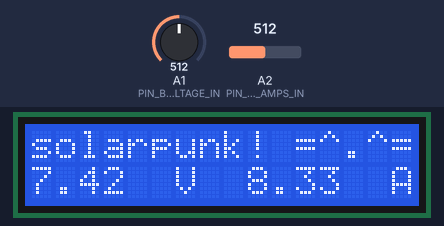
Bench run of a sketch on a simulated Arduino Uno, built with avr-gcc and run on an emulated ATmega328P. On the bench: 16×2 character LCD. The test bench sets the inputs (shaded band); at power-on: A1 (PIN_BATTERY_VOLTAGE_IN) = 512, A2 (PIN_BATTERY_AMPS_IN) = 512.

Above: at 1.2 s.
1.3 s: A1 (PIN_BATTERY_VOLTAGE_IN) set to 440
At 1.8 s:
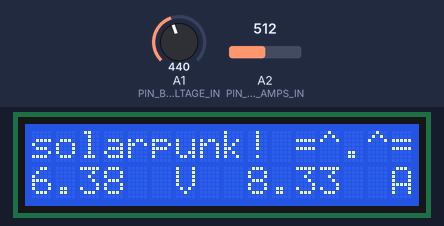
2.8 s: A2 (PIN_BATTERY_AMPS_IN) set to 440
At 3.3 s:
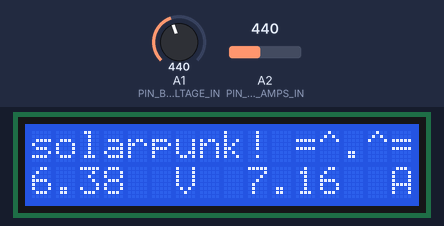
4.4 s: A1 (PIN_BATTERY_VOLTAGE_IN) set to 460
At 4.8 s:
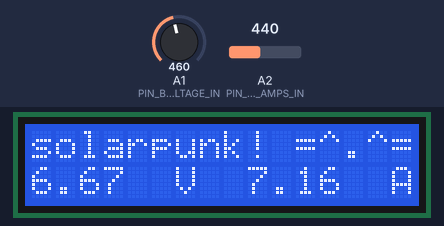
5.9 s: A2 (PIN_BATTERY_AMPS_IN) set to 460
At 7.1 s:
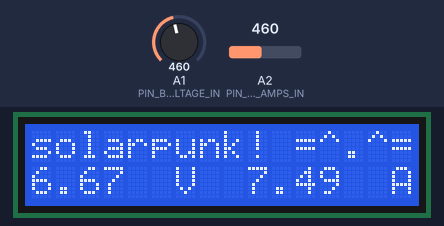
7.4 s: A1 (PIN_BATTERY_VOLTAGE_IN) set to 511
At 8.5 s:
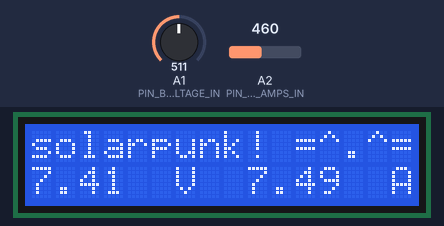
8.9 s: A2 (PIN_BATTERY_AMPS_IN) set to 511
At 10.0 s:
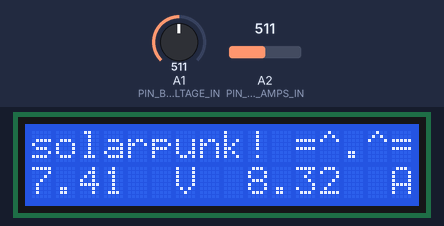
Timing chart, 0 to 11.4 s (numbered marks = the images above; inputs shaded):
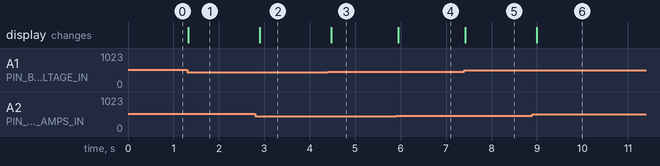

Measured:
- after the input at 1.3 s, the display: changes at once (image 1)
- after the input at 2.8 s, the display: changes after 0.10 s (image 2)
- after the input at 4.4 s, the display: changes after 0.08 s (image 3)
- after the input at 5.9 s, the display: changes after 0.05 s (image 4)
- after the input at 7.4 s, the display: changes at once (image 5)
- after the input at 8.9 s, the display: changes after 0.09 s (image 6)

The sketch:

solarmonk.ino
```cpp
#include <LiquidCrystal.h>

// TODO
// - [x] read battery level
// - [ ] display battery level
// - [ ] error when
//   - [ ] below (min threshold - 5%)
//   - [ ] below 0%
//   - [ ] above 100%
// - [ ] magic code to get into admin mode
// - [ ] when in admin mode, can set min level between 40 and 90%
// - [ ] default min level is 70%
// - [ ] happy solarpunk text
//
// - [ ] read amperage
//
// - [ ] when below min threshold, switch relay
//   - keep track of whether load is on
// - [ ] don't switch relay back until past (min threshold + 5%)
//   - if load is on, give more wiggle room


/*******************************************************
using code from https://www.dfrobot.com/wiki/index.php/Arduino_LCD_KeyPad_Shield_(SKU:_DFR0009)
- Mark Bramwell, July 2010

********************************************************/

#define V_REF 1.1

#define PIN_LCD_IN A0

// 14.8472 = Vin when solving for
//   R2  = R1   * (1 / ((Vin / Vout) - 1)
//   820 = 10e3 * (1 / ((Vin / 1.1) - 1))
// which is the resistive divider equation being used
#define V_BATTERY_MAX 14.8472
#define PIN_BATTERY_VOLTAGE_IN A1

#define PIN_BATTERY_AMPS_IN A2

// select the pins used on the LCD panel
LiquidCrystal lcd(8, 9, 4, 5, 6, 7);

// define some values used by the panel and buttons
int lcd_key     = 0;
int lcd_key_in  = 0;
#define btnRIGHT  0
#define btnUP     1
#define btnDOWN   2
#define btnLEFT   3
#define btnSELECT 4
#define btnNONE   5

double battery_charge;
double battery_voltage;
int battery_status;
#define BATTERY_HEALTHY 0
#define BATTERY_BELOW_MIN 1
#define BATTERY_BELOW_THRESHOLD 2
#define BATTERY_ABOVE_MAX 3

double threshold = 0.5;

double battery_amps;

void setup()
{
 setup_lcd();
 setup_battery_in();
}

void loop()
{
 // lcd_key = read_lcd_buttons();

  battery_voltage = read_battery_voltage();
  // battery_charge = get_battery_charge(battery_voltage);
  // battery_status = get_battery_status(battery_charge);
  // print_battery_status(battery_status, battery_charge);
  print_greeting();
  print_battery_voltage(battery_voltage);

  battery_amps = read_battery_amps();
  print_battery_amps(battery_amps);

  delay(100);
}


void setup_lcd () {
  lcd.begin(16, 2);
}

void setup_battery_in () {
  analogReference(INTERNAL); // set reference voltage used for analog input to 1.1v
  pinMode(PIN_BATTERY_VOLTAGE_IN, INPUT);
  pinMode(PIN_BATTERY_AMPS_IN, INPUT);
}

// read the buttons
int read_lcd_buttons()
{
 lcd_key_in = analogRead(PIN_LCD_IN); // read the value from the sensor
 if (lcd_key_in > 1000) return btnNONE; // we make this the 1st option for speed reasons since it will be the most likely result
 if (lcd_key_in < 50)   return btnRIGHT;
 if (lcd_key_in < 250)  return btnUP;
 if (lcd_key_in < 450)  return btnDOWN;
 if (lcd_key_in < 650)  return btnLEFT;
 if (lcd_key_in < 850)  return btnSELECT;

 return btnNONE; // when all others fail, return this...
}

double read_battery_voltage () {
  unsigned int battery_in = analogRead(PIN_BATTERY_VOLTAGE_IN);
  double measured_voltage = (battery_in / 1024.0) * V_REF;
  double battery_voltage = mapf(measured_voltage, 0.0, V_REF, 0.0, V_BATTERY_MAX);
  return battery_voltage;
}

double get_battery_charge (double battery_voltage) {
  double battery_charge = mapf(battery_voltage, 11.8, 12.7, 0, 1);
  return battery_charge;
}

void print_battery_status (int battery_status, double battery_charge) {
 switch (battery_status) {
   case BATTERY_HEALTHY:
     lcd.setCursor(0, 0);
     lcd.print(battery_charge * 100);
     lcd.setCursor(5, 0);
     lcd.print('%');
     print_clear(6, 0, 9);
     break;
   case BATTERY_BELOW_MIN:
     lcd.setCursor(0, 0);
     lcd.print("BELOW MIN!");
     print_clear(10, 0, 5);
     break;
   case BATTERY_BELOW_THRESHOLD:
     lcd.setCursor(0, 0);
     lcd.print("BELOW THRESHOLD!");
     break;
   case BATTERY_ABOVE_MAX:
     lcd.setCursor(0, 0);
     lcd.print("ABOVE MAX");
     print_clear(10, 0, 5);
     break;
 }
}

void print_greeting () {
  lcd.setCursor(0, 0);
  lcd.print("solarpunk! =^.^=");
}


int get_battery_status (double battery_charge) {
  if (battery_charge <= 0) {
    return BATTERY_BELOW_MIN;
  } else if (battery_charge < threshold) {
    return BATTERY_BELOW_THRESHOLD;
  } else if (battery_charge > 1) {
    return BATTERY_ABOVE_MAX;
  } else {
    return BATTERY_HEALTHY;
  }
}

void print_battery_voltage (double battery_voltage) {
  lcd.setCursor(0, 1);
  lcd.print(battery_voltage);
  lcd.setCursor(6, 2);
  lcd.print('V');
}

double read_battery_amps () {
  unsigned int amps_in = analogRead(PIN_BATTERY_AMPS_IN);
  double measured_voltage = (amps_in / 1024.0) * V_REF;
  double battery_amps = measured_voltage * (1000.0 / 66.0);
  return battery_amps;
}

void print_battery_amps (double battery_amps) {
  lcd.setCursor(9, 1);
  lcd.print(battery_amps);
  lcd.setCursor(15, 2);
  lcd.print('A');
}


/* util */

float mapf (float x, float in_min, float in_max, float out_min, float out_max) {
  return (x - in_min) * (out_max - out_min) / (in_max - in_min) + out_min;
}

void print_clear (int col, int row, int len) {
  lcd.setCursor(col, row);
  for (int i = 0; i < len; i++) {
    lcd.write(' ');
  }
}
```
